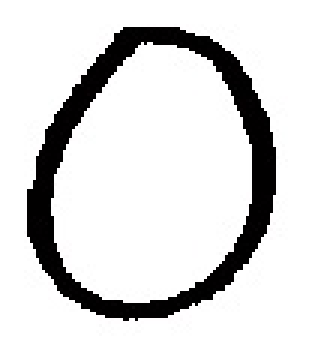
#> input picture test_data/00.jpg, 104 x 119 px, found by its file name (shown 3 times larger); its folder holds only this picture in this run
$ python knn.py.py
#> lines starting #> are read from the running program, lines starting #| are printed output that depends on the picture
#-*- coding: utf-8 -*-

# 识别手写的数字

import numpy as np
import operator
import time
import os
from PIL import Image
import matplotlib.pyplot as plt


# KNN算法
# [52 lines left out: functions classify, img2vector, classnumCut, classnumCut, not called in this run]


# 构建训练集数据向量，及对应分类标签向量
def trainingDataSet(train_path):
    hwLabels = []
    trainingFileList = os.listdir(train_path)           # 获取目录内容
    m = len(trainingFileList)
    trainingMat = np.zeros((m, 1024))                         # m维向量的训练集
    for i in range(m):
        fileNameStr = trainingFileList[i]
        hwLabels.append(classnumCut(fileNameStr))
        trainingMat[i, :] = img2vector('%s/%s' % (train_path, fileNameStr))
    return hwLabels, trainingMat


# 测试函数
# [26 lines left out: function handwritingTest, not called in this run]


def transferPic2grey(originPath):
    """
    func:将彩色图片转成32×32的灰度图片
    :param originPath: 彩色图片路径
    :return:
    """
#> called with originPath = 'test_data\\00.jpg'
    I = Image.open(originPath)
#> I is the input picture: PIL image 104x119 RGB; mean R, G, B 217.4, 217.2, 217.2
    I = I.resize((32, 32))  # 将图片大小压缩至32×32
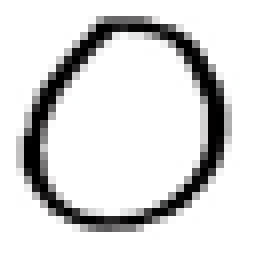
#> I: PIL image 32x32 RGB (shown 8 times larger); mean R, G, B 217, 216.9, 217
    L = I.convert('L')      # 将图片转换为灰度图片
    save_path = originPath.split('.')[-2] + '_grey.jpg'
    L.save(save_path)
    return save_path


def transferGrey2binary(originPath):
    """
    func:将灰度图片转成二进制文件，背景色（白）的灰度图片的二进制大约为170左右，而笔迹（黑）大约为50以内，
         因为训练集中数字用1表示，背景用0表示，因此将二进制大于100的都置为0，小于100的都置为1
    :param originPath:
    :return:
    """
#> called with originPath = 'test_data\\00_grey.jpg'
    im = Image.open(originPath)
    # print(im.size)   # (32, 32)
    save_path = originPath.split('.')[-2] + "_.txt"
    with open(save_path, 'w') as f:
        for i in range(im.size[1]):
            for j in range(im.size[0]):
                color = im.getpixel((j, i))
                color = 0 if color > 100 else 1
                f.write(str(color))
            f.write("\n")
    return save_path


def testMyHandWriteImgRecoginze(test_pic_path, k):
    grey_origin_path = transferPic2grey(test_pic_path)
    grey_binary_path = transferGrey2binary(grey_origin_path)


    hwLabels, trainingMat = trainingDataSet(train_path='trainingDigits')   #构建训练集
    vectorUnderTest = img2vector(grey_binary_path)
    classifierResult = classify(vectorUnderTest, trainingMat, hwLabels, k)
    print("result is: %d" % int(classifierResult))


if __name__ == "__main__":
    # [11 lines of commented-out code are left out]


    print("测试手写数字".center(40, "*"))
    for i in range(10):
         pic_path = "test_data\{}.jpg".format(str(i)*2)
#> (the run stopped early here; a loop or call above may not have finished)
